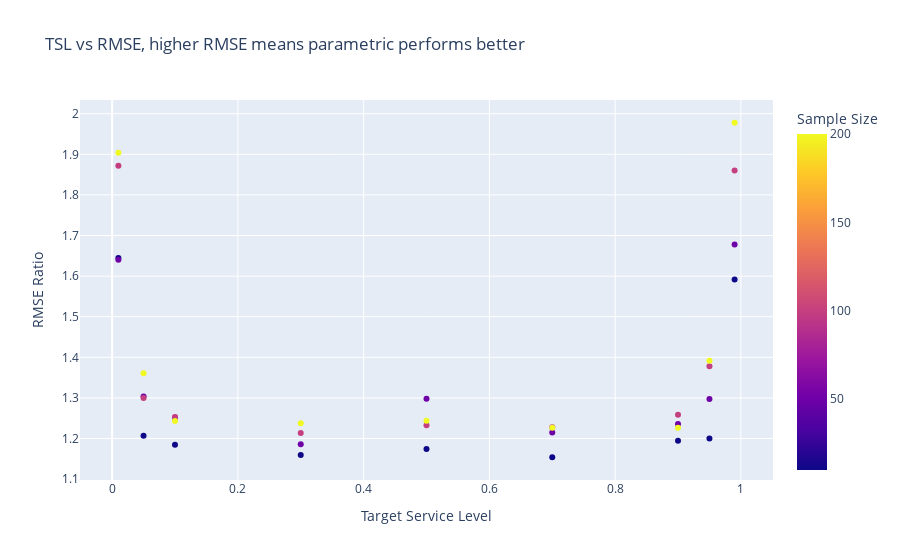
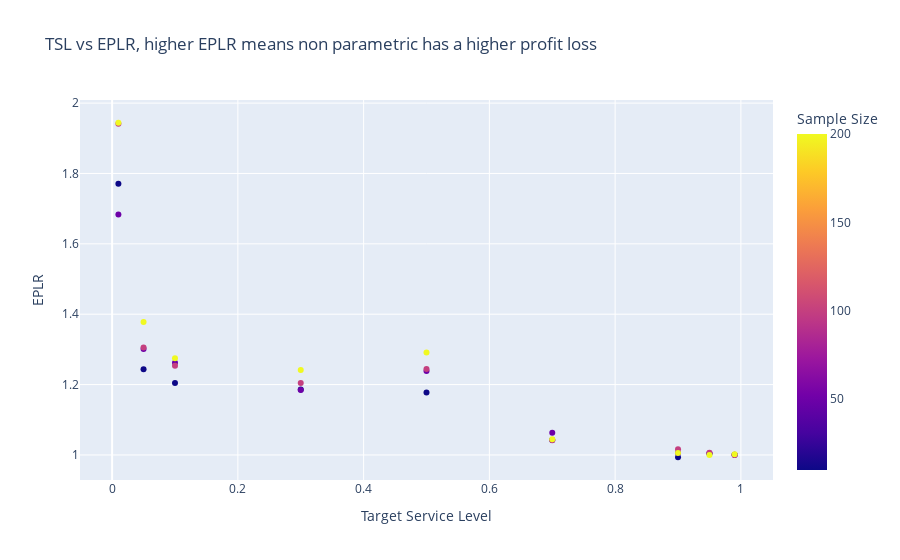

Notebook cell for these charts, in order:
### Code cell
import plotly.express as px

df_f = df[df["Sample Size"]==200]

fig = px.scatter(df, x='Target Service Level', y='RMSE Ratio', color="Sample Size", title="TSL vs RMSE, higher RMSE means parametric performs better")
fig.show()

fig = px.scatter(df, x='Target Service Level', y='EPLR', color="Sample Size", title="TSL vs EPLR, higher EPLR means non parametric has a higher profit loss")
fig.show()

#fig = px.scatter(df, x='Target Service Level', y='RMSE Ratio', color="Sample Size", title="TSL vs RMSE, higher RMSE means parametric performs better")
#fig.show()

### Figure 1 — Plotly figure (JSON) as saved in the notebook; plotly's stock layout.template omitted (floating-point values rounded to 4 significant figures)
{"data": [{"hovertemplate": "Target Service Level=%{x}<br>RMSE Ratio=%{y}<br>Sample Size=%{marker.color}<extra></extra>", "legendgroup": "", "marker": {"color": [10, 50, 100, 200, 10, 50, 100, 200, 10, 50, 100, 200, 10, 50, 100, 200, 10, 50, 100, 200, 10, 50, 100, 200, 10, 50, 100, 200, 10, 50, 100, 200, 10, 50, 100, 200], "coloraxis": "coloraxis", "symbol": "circle"}, "mode": "markers", "name": "", "orientation": "v", "showlegend": false, "type": "scatter", "x": [0.01, 0.01, 0.01, 0.01, 0.05, 0.05, 0.05, 0.05, 0.1, 0.1, 0.1, 0.1, 0.3, 0.3, 0.3, 0.3, 0.5, 0.5, 0.5, 0.5, 0.7, 0.7, 0.7, 0.7, 0.9, 0.9, 0.9, 0.9, 0.95, 0.95, 0.95, 0.95, 0.99, 0.99, 0.99, 0.99], "xaxis": "x", "y": [1.644, 1.64, 1.872, 1.904, 1.207, 1.304, 1.3, 1.36, 1.185, 1.252, 1.253, 1.243, 1.16, 1.186, 1.214, 1.238, 1.174, 1.298, 1.233, 1.244, 1.154, 1.215, 1.228, 1.227, 1.194, 1.236, 1.258, 1.227, 1.2, 1.297, 1.378, 1.391, 1.591, 1.678, 1.86, 1.978], "yaxis": "y"}], "layout": {"coloraxis": {"colorbar": {"title": {"text": "Sample Size"}}, "colorscale": [[0, "#0d0887"], [0.1111, "#46039f"], [0.2222, "#7201a8"], [0.3333, "#9c179e"], [0.4444, "#bd3786"], [0.5556, "#d8576b"], [0.6667, "#ed7953"], [0.7778, "#fb9f3a"], [0.8889, "#fdca26"], [1, "#f0f921"]]}, "legend": {"tracegroupgap": 0}, "title": {"text": "TSL vs RMSE, higher RMSE means parametric performs better"}, "xaxis": {"anchor": "y", "domain": [0, 1], "title": {"text": "Target Service Level"}}, "yaxis": {"anchor": "x", "domain": [0, 1], "title": {"text": "RMSE Ratio"}}}}

### Figure 2 — Plotly figure (JSON) as saved in the notebook; plotly's stock layout.template omitted (floating-point values rounded to 4 significant figures)
{"data": [{"hovertemplate": "Target Service Level=%{x}<br>EPLR=%{y}<br>Sample Size=%{marker.color}<extra></extra>", "legendgroup": "", "marker": {"color": [10, 50, 100, 200, 10, 50, 100, 200, 10, 50, 100, 200, 10, 50, 100, 200, 10, 50, 100, 200, 10, 50, 100, 200, 10, 50, 100, 200, 10, 50, 100, 200, 10, 50, 100, 200], "coloraxis": "coloraxis", "symbol": "circle"}, "mode": "markers", "name": "", "orientation": "v", "showlegend": false, "type": "scatter", "x": [0.01, 0.01, 0.01, 0.01, 0.05, 0.05, 0.05, 0.05, 0.1, 0.1, 0.1, 0.1, 0.3, 0.3, 0.3, 0.3, 0.5, 0.5, 0.5, 0.5, 0.7, 0.7, 0.7, 0.7, 0.9, 0.9, 0.9, 0.9, 0.95, 0.95, 0.95, 0.95, 0.99, 0.99, 0.99, 0.99], "xaxis": "x", "y": [1.771, 1.684, 1.941, 1.944, 1.243, 1.301, 1.305, 1.378, 1.205, 1.262, 1.254, 1.275, 1.186, 1.185, 1.204, 1.241, 1.177, 1.239, 1.244, 1.291, 1.043, 1.063, 1.042, 1.045, 0.9934, 1.006, 1.016, 1.006, 1.003, 1.005, 1.006, 0.9997, 1.001, 1.001, 0.9996, 1.002], "yaxis": "y"}], "layout": {"coloraxis": {"colorbar": {"title": {"text": "Sample Size"}}, "colorscale": [[0, "#0d0887"], [0.1111, "#46039f"], [0.2222, "#7201a8"], [0.3333, "#9c179e"], [0.4444, "#bd3786"], [0.5556, "#d8576b"], [0.6667, "#ed7953"], [0.7778, "#fb9f3a"], [0.8889, "#fdca26"], [1, "#f0f921"]]}, "legend": {"tracegroupgap": 0}, "title": {"text": "TSL vs EPLR, higher EPLR means non parametric has a higher profit loss"}, "xaxis": {"anchor": "y", "domain": [0, 1], "title": {"text": "Target Service Level"}}, "yaxis": {"anchor": "x", "domain": [0, 1], "title": {"text": "EPLR"}}}}
